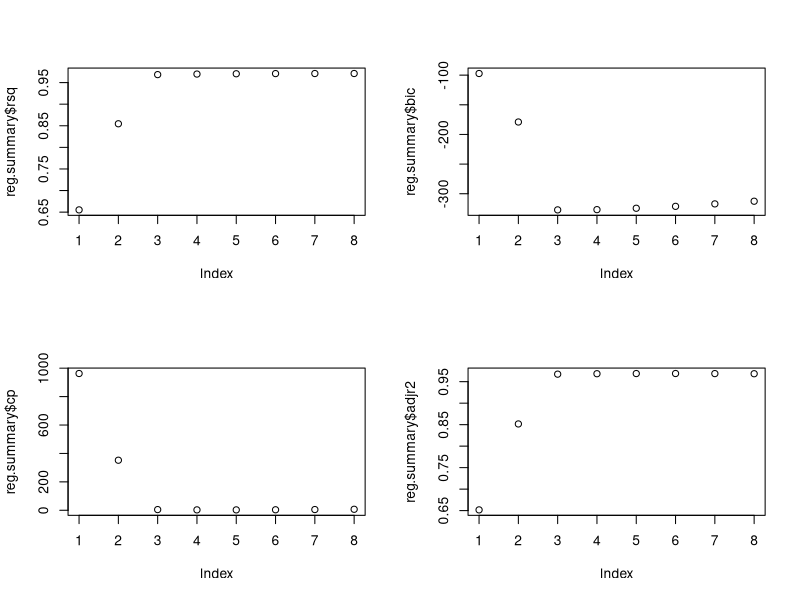
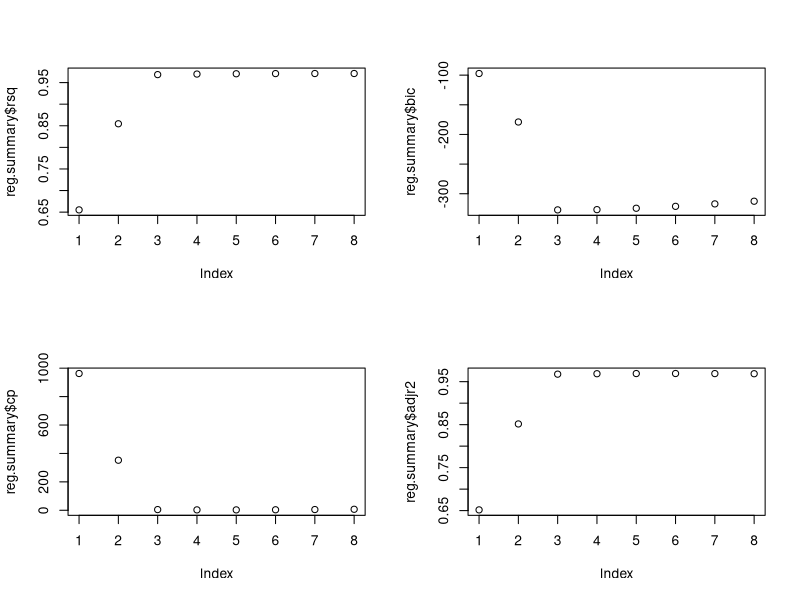
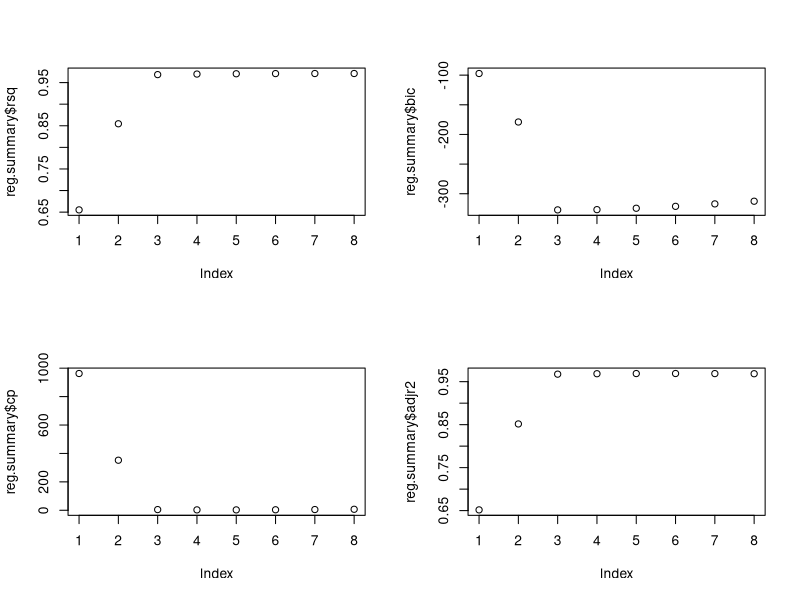

R code for these plots, in order:
# Ch6 08

# a) ####
set.seed(112)
x <- rnorm(100)
epsilon <- rnorm(100)

# b) ####
beta0 = 1
beta1 = 1
beta2 = 1
beta3 = 1

Y <- beta0 + beta1 * x + beta2 * x^2 + beta3 * x^3 + epsilon

# c) ####
library(leaps)
regfit.full=regsubsets(Y~., poly(x, 10))
reg.summary=summary(regfit.full)

names(reg.summary)
reg.summary$rsq
reg.summary$bic
reg.summary$cp
reg.summary$adjr2

par(mfrow=c(2,2))
plot(reg.summary$rsq)
plot(reg.summary$bic)
plot(reg.summary$cp)
plot(reg.summary$adjr2)

# Answer: polynomial 3

# d) ####

regfit.full=regsubsets(Y~., poly(x, 10), method = "forward")
reg.summary=summary(regfit.full)

names(reg.summary)
reg.summary$rsq
reg.summary$bic
reg.summary$cp
reg.summary$adjr2

par(mfrow=c(2,2))
plot(reg.summary$rsq)
plot(reg.summary$bic)
plot(reg.summary$cp)
plot(reg.summary$adjr2)

regfit.full=regsubsets(Y~., poly(x, 10), method = "backward")
reg.summary=summary(regfit.full)

names(reg.summary)
reg.summary$rsq
reg.summary$bic
reg.summary$cp
reg.summary$adjr2

par(mfrow=c(2,2))
plot(reg.summary$rsq)
plot(reg.summary$bic)
plot(reg.summary$cp)
plot(reg.summary$adjr2)

# Answer: Looks the same
